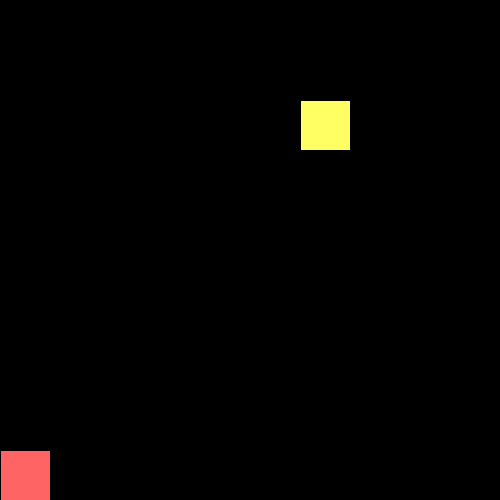
Frame 1 (no input)
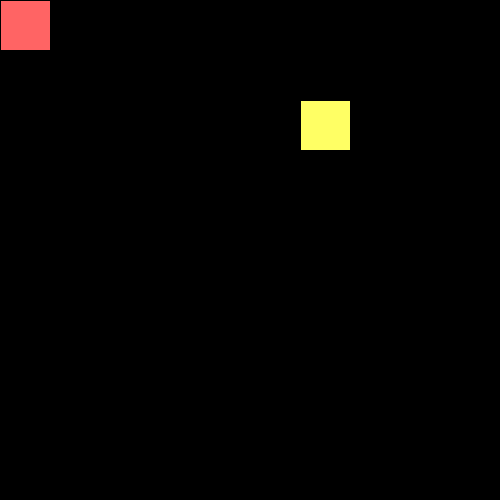
Frame 60 (the mouse pressed at the canvas centre just before this capture)
Frame 120 (the mouse held since frame 60 and released just before this capture): identical to frame 60, image omitted

The Processing sketch that drew these frames (run headless with seeded random() and noise(); from frame 60 on, the mouse is pressed at the canvas centre):

// Processing sketch: LeagueSnake
// ── LeagueSnake.pde
//*
// ***** SEGMENT CLASS *****
// This class will be used to represent each part of the moving snake.
//*

class Segment {

//Add x and y member variables. They will hold the corner location of each segment of the snake.
  private int x;
  private int y;
// Add a constructor with parameters to initialize each variable.
  Segment(int x, int y) {
    this.x = x;
    this.y = y;
  }

}


//*
// ***** GAME VARIABLES *****
// All the game variables that will be shared by the game methods are here
//*

Segment head;

int foodX;
int foodY;

int direction = UP;
int eaten;

//*
// ***** SETUP METHODS *****
// These methods are called at the start of the game.
//*

void setup() {
  size(500, 500); 
  head = new Segment(0, 0);
  frameRate(4);
  dropFood();
  
}

void dropFood() {
  //Set the food in a new random location
  foodX = ((int)random(10)*50);
  foodY = ((int)random(10)*50);
  
}



//*
// ***** DRAW METHODS *****
// These methods are used to draw the snake and its food 
//*

void draw() {
  background(#000000);
  drawFood();
  move();
  drawSnake();
  eat();
  
}

void drawFood() {
  //Draw the food
  fill(#FFFF64);
  rect(foodX, foodY, 50, 50);
  
}

void drawSnake() {
  //Draw the head of the snake followed by its tail
  fill(#FF6464);
  rect(head.x, head.y, 50, 50);
  
}


//*
// ***** TAIL MANAGEMENT METHODS *****
// These methods make sure the tail is the correct length.
//*

void drawTail() {
  //Draw each segment of the tail 
  for (int i = 0; i < eaten; i++) {
    rect(head.x, head.y, 50, 50);
  }
}

void manageTail() {
  //After drawing the tail, add a new segment at the "start" of the tail and remove the one at the "end" 
  //This produces the illusion of the snake tail moving.
  
}

void checkTailCollision() {
  //If the snake crosses its own tail, shrink the tail back to one segment
  
}



//*
// ***** CONTROL METHODS *****
// These methods are used to change what is happening to the snake
//*

void keyPressed() {
  //Set the direction of the snake according to the arrow keys pressed
  if ((direction == UP && keyCode != DOWN) || (direction == DOWN && keyCode != UP) || (direction == LEFT && keyCode != RIGHT) || (direction == RIGHT && keyCode != LEFT)) {
    direction = keyCode;
  }
}

void move() {
  //Change the location of the Snake head based on the direction it is moving.
  
  switch(direction) {
  case UP:
    head.y -= 50;
    break;
  case DOWN:
    head.y += 50; 
    break;
  case LEFT:
    head.x -= 50;
    break;
  case RIGHT:
    head.x += 50;
    break;
  }
  checkBoundaries();
  
}

void checkBoundaries() {
  //If the snake leaves the frame, make it reappear on the other side
  if (head.x > 450) { 
    head.x -= 500;
  } else if (head.x < 0) { 
    head.x += 500; 
  } else if (head.y > 450) {
    head.y -= 500;
  } else if (head.y < 0) {
    head.y += 500;
  }
  
}



void eat() {
  //When the snake eats the food, its tail should grow and more food appear
  if (head.x == foodX && head.y == foodY) {
    eaten += 1;
    dropFood();
    
  }
}
